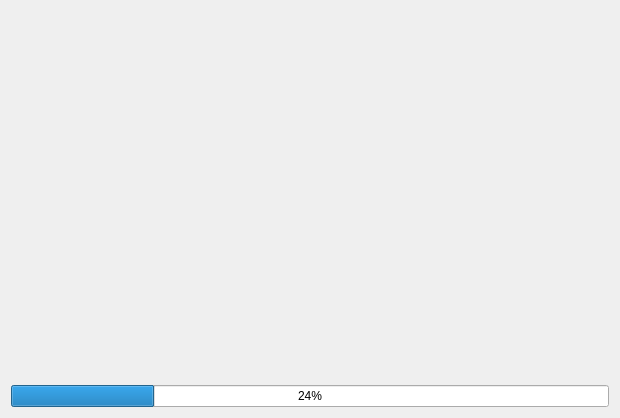
<?xml version="1.0" encoding="UTF-8"?>
<ui version="4.0">
 <class>installationPage</class>
 <widget class="QWidget" name="installationPage">
  <property name="geometry">
   <rect>
    <x>0</x>
    <y>0</y>
    <width>620</width>
    <height>418</height>
   </rect>
  </property>
  <property name="windowTitle">
   <string>Form</string>
  </property>
  <layout class="QVBoxLayout" name="verticalLayout">
   <item>
    <spacer name="verticalSpacer_3">
     <property name="orientation">
      <enum>Qt::Vertical</enum>
     </property>
     <property name="sizeHint" stdset="0">
      <size>
       <width>17</width>
       <height>152</height>
      </size>
     </property>
    </spacer>
   </item>
   <item>
    <widget class="QLabel" name="displayLabel">
     <property name="text">
      <string/>
     </property>
     <property name="alignment">
      <set>Qt::AlignCenter</set>
     </property>
    </widget>
   </item>
   <item>
    <spacer name="verticalSpacer_2">
     <property name="orientation">
      <enum>Qt::Vertical</enum>
     </property>
     <property name="sizeHint" stdset="0">
      <size>
       <width>20</width>
       <height>160</height>
      </size>
     </property>
    </spacer>
   </item>
   <item>
    <widget class="QLabel" name="actionLabel">
     <property name="text">
      <string/>
     </property>
     <property name="alignment">
      <set>Qt::AlignCenter</set>
     </property>
    </widget>
   </item>
   <item>
    <spacer name="verticalSpacer">
     <property name="orientation">
      <enum>Qt::Vertical</enum>
     </property>
     <property name="sizeType">
      <enum>QSizePolicy::Fixed</enum>
     </property>
     <property name="sizeHint" stdset="0">
      <size>
       <width>20</width>
       <height>5</height>
      </size>
     </property>
    </spacer>
   </item>
   <item>
    <widget class="QProgressBar" name="installationProgressBar">
     <property name="value">
      <number>24</number>
     </property>
    </widget>
   </item>
  </layout>
 </widget>
 <resources/>
 <connections/>
</ui>
